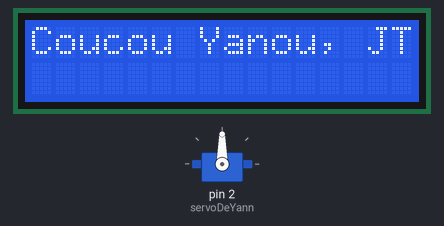
Recording of a sketch running on a simulated Arduino Uno, built with avr-gcc and run on an emulated ATmega328P. Shown: servo, 16×2 character LCD.

Above: at 0.1 s.
At 2.22 s:
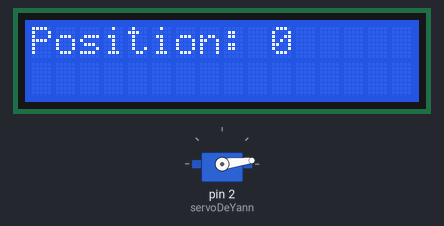
At 20.79 s:
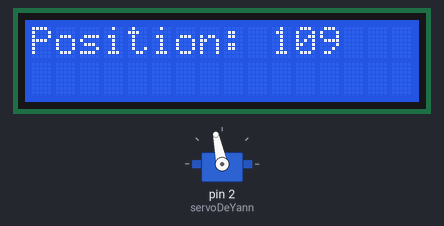
At 39.66 s:
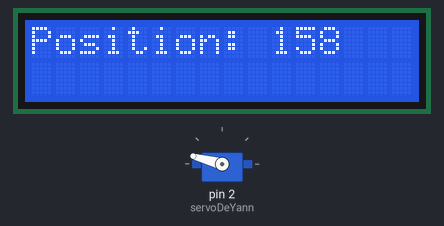
Timing chart, 0 to 40.0 s (numbered marks = the images above):
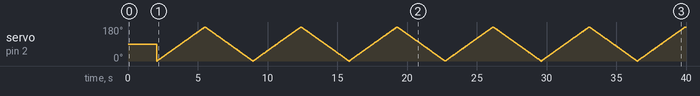

The sketch:

servomoteur.ino
```cpp
#include <Servo.h>
#include <LiquidCrystal.h>

Servo servoDeYann;
LiquidCrystal lcd(7, 8, 9, 10, 11, 12);
int currentScreen = 0;

void setup() {
    servoDeYann.attach(2);
    lcd.begin(16, 2);
    lcd.print("Coucou Yanou, JTM <3");
    delay(2000); // Pause avant de passer à autre chose
    lcd.clear(); // Effacer le message de bienvenue
}

void loop() {
    for (int position = 0; position <= 180; position += 1) {
        servoDeYann.write(position);
        lcd.clear(); // Effacer l'écran pour afficher la position actuelle
        lcd.print("Position: ");
        lcd.print(position);
        delay(15);
    }

    for (int position = 180; position >= 0; position -= 1) {
        servoDeYann.write(position);
        lcd.clear();
        lcd.print("Position: ");
        lcd.print(position);
        delay(15);
    }
}
```
